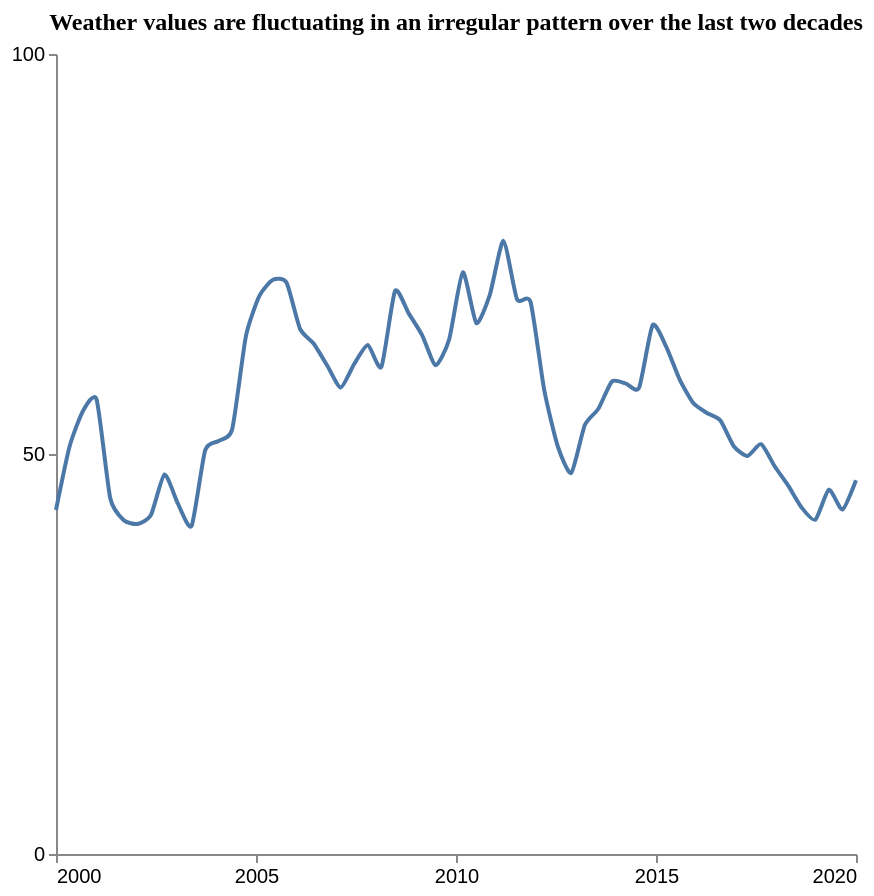

Here is the Vega-Lite specification saved for this chart:
### Vega-Lite specification from a JSON file in a GitHub repository (floating-point values rounded to 4 significant figures)
{"$schema": "https://vega.github.io/schema/vega-lite/v5.json", "description": "Pattern: Irregular", "data": {"values": [{"X": 2000.0, "Y": 43.0}, {"X": 2000.0, "Y": 50.93}, {"X": 2001.0, "Y": 55.41}, {"X": 2001.0, "Y": 56.77}, {"X": 2001.0, "Y": 44.48}, {"X": 2002.0, "Y": 41.73}, {"X": 2002.0, "Y": 41.26}, {"X": 2002.0, "Y": 42.36}, {"X": 2003.0, "Y": 47.44}, {"X": 2003.0, "Y": 43.76}, {"X": 2003.0, "Y": 41.01}, {"X": 2004.0, "Y": 50.46}, {"X": 2004.0, "Y": 51.63}, {"X": 2004.0, "Y": 53.14}, {"X": 2005.0, "Y": 64.68}, {"X": 2005.0, "Y": 69.76}, {"X": 2005.0, "Y": 71.78}, {"X": 2006.0, "Y": 71.44}, {"X": 2006.0, "Y": 65.65}, {"X": 2006.0, "Y": 63.81}, {"X": 2007.0, "Y": 61.06}, {"X": 2007.0, "Y": 58.31}, {"X": 2007.0, "Y": 61.28}, {"X": 2008.0, "Y": 63.63}, {"X": 2008.0, "Y": 60.88}, {"X": 2008.0, "Y": 70.36}, {"X": 2009.0, "Y": 67.61}, {"X": 2009.0, "Y": 64.86}, {"X": 2009.0, "Y": 61.08}, {"X": 2010.0, "Y": 64.35}, {"X": 2010.0, "Y": 72.71}, {"X": 2011.0, "Y": 66.36}, {"X": 2011.0, "Y": 69.93}, {"X": 2011.0, "Y": 76.64}, {"X": 2012.0, "Y": 69.34}, {"X": 2012.0, "Y": 68.99}, {"X": 2012.0, "Y": 58.06}, {"X": 2013.0, "Y": 50.99}, {"X": 2013.0, "Y": 47.63}, {"X": 2013.0, "Y": 53.62}, {"X": 2014.0, "Y": 55.65}, {"X": 2014.0, "Y": 59.07}, {"X": 2014.0, "Y": 58.82}, {"X": 2015.0, "Y": 58.28}, {"X": 2015.0, "Y": 66.11}, {"X": 2015.0, "Y": 63.42}, {"X": 2016.0, "Y": 59.29}, {"X": 2016.0, "Y": 56.36}, {"X": 2016.0, "Y": 55.13}, {"X": 2017.0, "Y": 54.19}, {"X": 2017.0, "Y": 50.94}, {"X": 2017.0, "Y": 49.75}, {"X": 2018.0, "Y": 51.22}, {"X": 2018.0, "Y": 48.47}, {"X": 2018.0, "Y": 46.04}, {"X": 2019.0, "Y": 43.29}, {"X": 2019.0, "Y": 41.78}, {"X": 2019.0, "Y": 45.54}, {"X": 2020.0, "Y": 43.06}, {"X": 2020.0, "Y": 46.72}]}, "mark": {"type": "line", "interpolate": "cardinal", "tension": 0.4}, "encoding": {"x": {"field": "X", "type": "quantitative", "title": "", "axis": {"grid": false, "format": "d", "values": [2000, 2005, 2010, 2015, 2020], "tickSize": 4}, "scale": {"domain": [2000, 2020]}}, "y": {"field": "Y", "type": "quantitative", "title": "", "axis": {"grid": false, "format": "d", "values": [0, 50, 100], "tickSize": 4, "tickOpacity": 1}, "scale": {"domain": [0, 100]}}}, "title": {"text": "Weather values are fluctuating in an irregular pattern over the last two decades", "anchor": "middle", "font": "Tahoma", "fontSize": 12}, "config": {"lineBreak": "^", "view": {"stroke": null}}, "height": 400, "width": 400, "autosize": "pad"}
